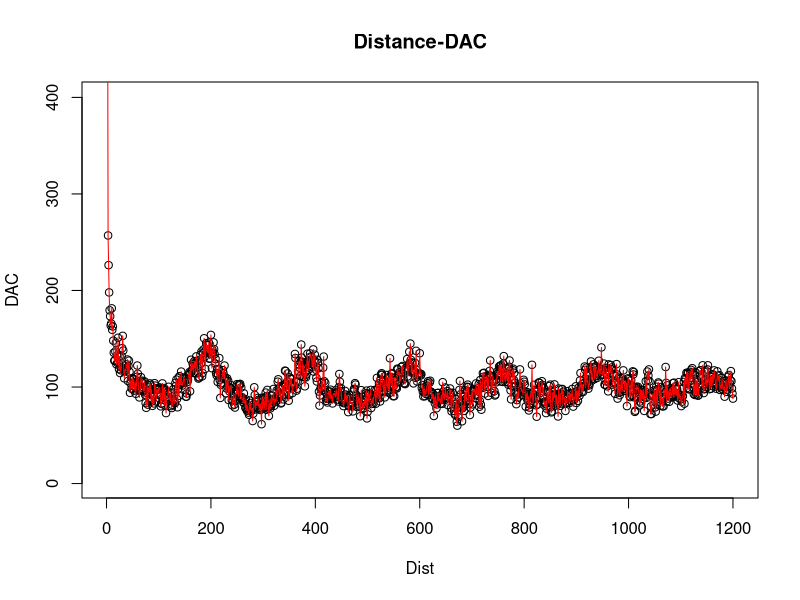

The R script that drew this image:
dat <- read.table(file="test.txt",header=T)

#head(dat)

x <- dat$Dist
y <- dat$DAC

#plot(dat$Dist,dat$Dac)

pdf("test.pdf", height=8, width=8)

# plot(x, y, xlim=range(x), ylim=range(y), xlab="Dist", ylab="DAC", main = "Distance-DAC",pch=16)
# lines(x[order(x)], y[order(x)], xlim=range(x), ylim=range(y), pch=16)

plot(x, y, xlim=range(x), ylim=c(1,400), xlab="Dist", ylab="DAC", main = "Distance-DAC",pch=1)
lines(x[order(x)], y[order(x)], xlim=range(x), ylim=c(1,400), pch=16, col="red")

dev.off()
